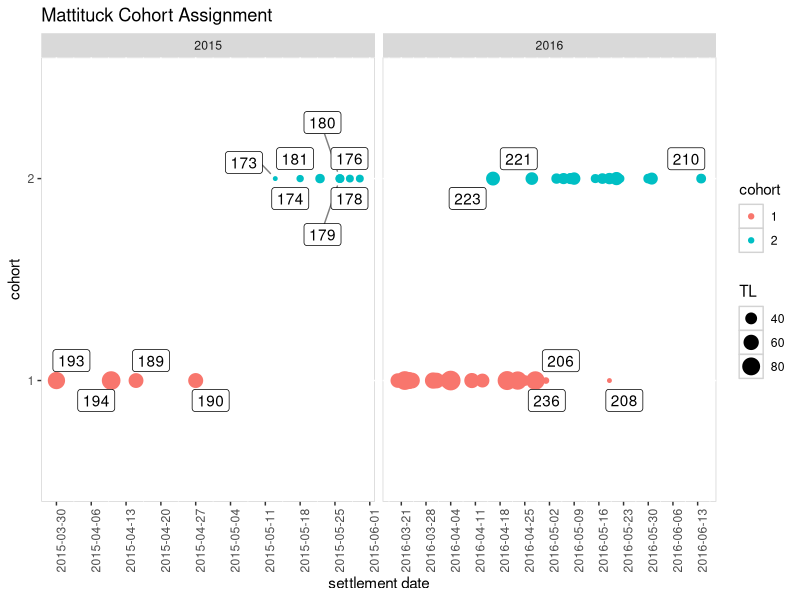
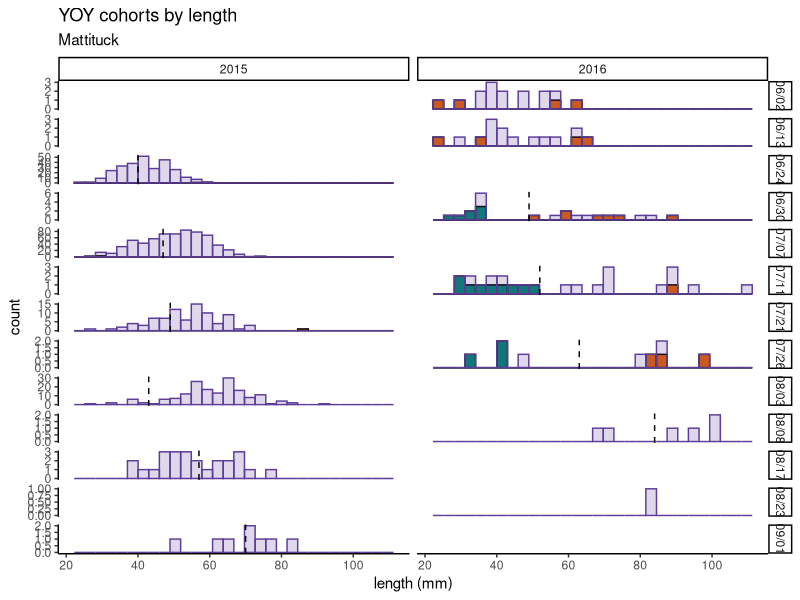
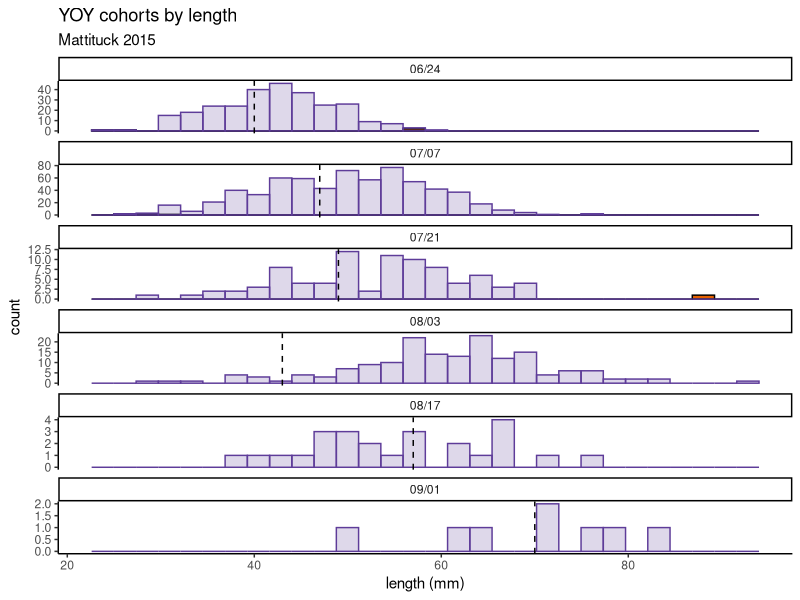
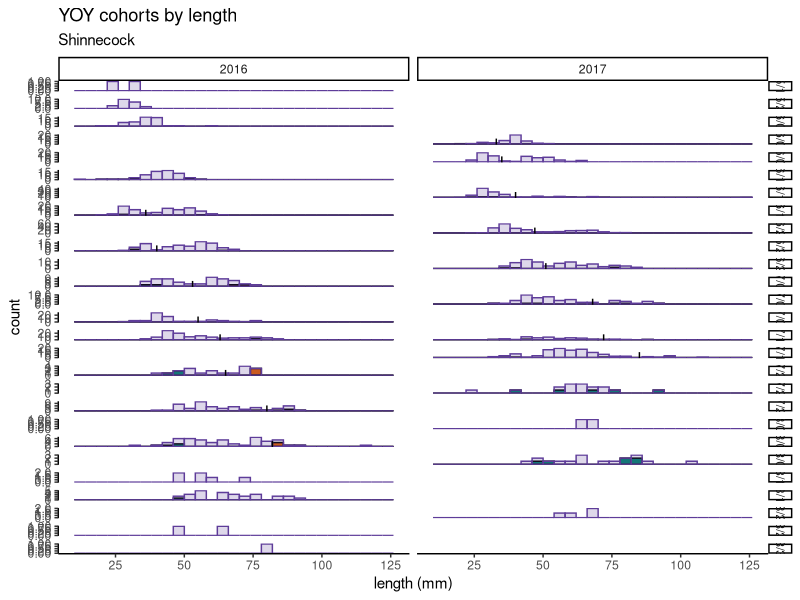
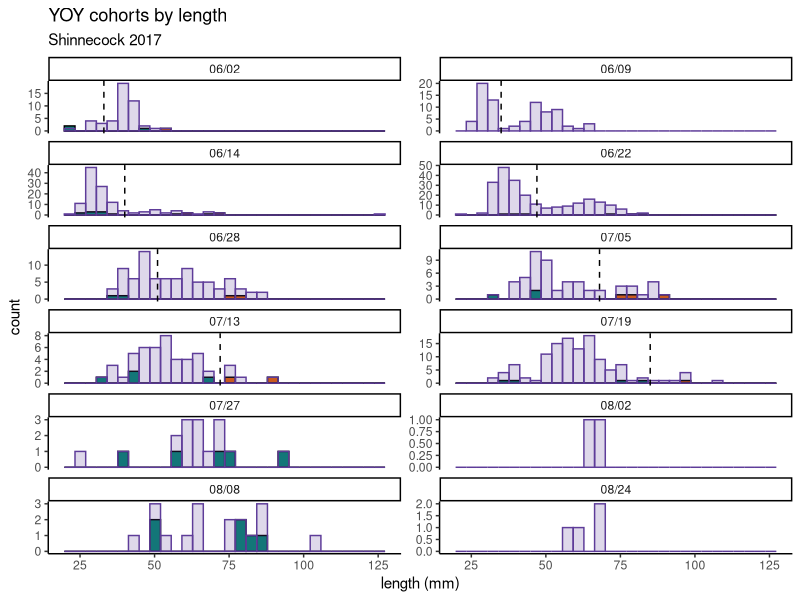

These figures' R source, in order:
### WF Microsats ###
## Mattituck Cohort assignment by hatch date ###
## August 18, 2020 ###

#keeping everything in this folder
setwd("/Users//tdolan/Documents//R-Github//WFmicrosats")

library("dplyr")
library("tidyr")
library('purrr')
library("lubridate")
library("chron")
library("ggplot2")
library('ggrepel')

mtage <-read.csv(file="mtcohortreassignAug182020.csv", header=TRUE)
mtage <-mutate(mtage, bday=as.Date(hatch.date), cohort=as.factor(new.cohort)) %>%slice(1:49)
allmelt <-read.csv(file="allmeltdec2019.csv", header=TRUE)
spawndate <-read.csv(file="mtspawndate.csv", header=TRUE)

mtage %>%
  #ggplot(aes(x=bday, y=n_distinct(samp)))+ #turn off cohort sorting
 ggplot(aes(x=bday, y=cohort,group=cohort))+
 geom_point(aes(color=cohort,size=TL))+
  #geom_point(aes(size=TL))+ #turn off cohort sorting
  #geom_text(aes(label=samp),hjust=0,vjust=0)+ #another way to do text. 
  geom_label_repel(aes(label = samp),
                   box.padding   = 0.35, 
                   point.padding = 0.5,
                   segment.color = 'grey50')+
  scale_x_date(date_breaks="1 week",date_labels = ("%Y-%m-%d"),)+
  xlab("settlement date")+
  ggtitle("Mattituck Cohort Assignment")+
  facet_grid(~Year, scales="free")+
  theme(axis.text.x = element_text(angle = 90, hjust = 1),
        panel.background = element_rect(fill = 'white', colour = 'light gray'),
        panel.grid.major = element_line(colour = "white"))
#ggsave("Mtcohortassign.png", path="/Users/tdolan/Documents/WIP research/microsats/microsat_figs")
#dev.off()

#merge spawn date and fish information. 
spawndate <-dplyr::rename(spawndate, fishID=Tag.ID)
mtage2 <-left_join(mtage,spawndate, by="fishID")
#now we have spawning date and settlement date. 
filter(mtage2, cohort=="2") %>% mean(Spawning.Date)

#histograms where catherine's cohorts are overlaid on the regular cohort data. 
## original script is called "field graphs 9_10_19.R"
mtage <-dplyr::select(mtage,-cohort,-old.pop)%>%mutate(source="cc")

mtmelt <-filter(allmelt, Bay=="Mattituck") %>%dplyr::rename(catch.date=Date, Location=Bay, TL=value) %>%mutate(source="tows")
weeks <-dplyr::select(mtmelt,catch.date,Week)
mtage <-left_join(mtage,weeks)
mtfnew <-full_join(mtage, mtmelt, by=c("catch.date","TL","Location","Year","source","Week")) %>% mutate(Year=as.factor(Year),catch.date=as.Date(catch.date))

split <-c(40,	47,	49,	43,	57,	70)
splits15 <- as.data.frame(split) %>% mutate(Year="2015")
splits15$catch.date <- as.Date(c("2015-06-24",	"2015-07-07",	"2015-07-21",	"2015-08-03",	"2015-08-17",	"2015-09-01"))
split <-c(49,	52,	63,	84)
splits16 <- as.data.frame(split) %>% mutate(Year="2016")
splits16$catch.date <- as.Date(c("2016-06-30",	"2016-07-11",	"2016-07-26",	"2016-08-08"))
splits <-bind_rows(splits15,splits16) %>% mutate(Year=as.factor(Year),catch.date=as.Date(catch.date))

mtfnew <-full_join(mtfnew, splits, by=c("Year","catch.date"))
mtfnew <-unique(mtfnew) %>% mutate(day = format(as.Date(catch.date), format="%m/%d"))

#both years in same plot
ggplot(mtfnew,aes(x=TL)) + 
  geom_histogram(data = subset(mtfnew,source=="cc"& new.cohort=="1"), fill="#e66101",color="black", position="identity",   show.legend=TRUE)+ 
  geom_histogram(data = subset(mtfnew,source=="cc"& new.cohort=="2"), fill="#018571",color="black",position="identity",   show.legend=TRUE)+
  geom_histogram(data = subset(mtfnew,source=="tows"), fill="#5e3c99",color="#5e3c99",position="identity",   alpha = 0.2, show.legend=TRUE)+
  geom_vline(aes(xintercept=split), color="black", linetype="dashed", size=0.5) +
  facet_grid(day~Year,scales="free_y")+
  theme_classic()+
  labs(x = "length (mm)",
       title = "YOY cohorts by length",
       subtitle = "Mattituck") 

#separate plots for each year - Remember to change out year!
mtfnew2 <-filter(mtfnew, Year=="2015")
ggplot(mtfnew2,aes(x=TL)) + 
  geom_histogram(data = subset(mtfnew2,source=="cc"& new.cohort=="1"), fill="#e66101",color="black", position="identity",   show.legend=TRUE)+ 
  geom_histogram(data = subset(mtfnew2,source=="cc"& new.cohort=="2"), fill="#018571",color="black",position="identity",   show.legend=TRUE)+
  geom_histogram(data = subset(mtfnew2,source=="tows"), fill="#5e3c99",color="#5e3c99",position="identity",   alpha = 0.2, show.legend=TRUE)+
  geom_vline(aes(xintercept=split), color="black", linetype="dashed", size=0.5) +
  facet_wrap(~day,scales="free_y",nrow=6)+
  theme_classic()+
  labs(x = "length (mm)",
       title = "YOY cohorts by length",
       subtitle = "Mattituck 2015") 


##Shinnecock!
shimelt <-filter(allmelt, Bay=="Shinnecock") %>%dplyr::rename(catch.date=Date, TL=value) %>%mutate(source="tows")
shico <-read.csv(file="shinextracted.csv", header=TRUE)
shico <-dplyr::select(shico,-Age,-old.pop)%>%mutate(source="cc")

weeks <-dplyr::select(shimelt,catch.date,Week)
shico <-left_join(shico,weeks)
shifnew <-full_join(shico, shimelt, by=c("catch.date","TL","Bay","Year","source","Week")) %>% mutate(Year=as.factor(Year),catch.date=as.Date(catch.date))

split <-c(36,	40,	53,	55,	63,	65,	80,	82)
splits16 <- as.data.frame(split) %>% mutate(Year="2016")
splits16$catch.date <- as.Date(c("2016-06-17",	"2016-06-24",	"2016-07-01",	"2016-07-08",	"2016-07-13",	"2016-07-21",	"2016-07-28",	"2016-08-04"))
split <-c(33,	35,	40,	47,	51,	68,	72,	85)
splits17 <- as.data.frame(split) %>% mutate(Year="2017")
splits17$catch.date <- as.Date(c("2017-06-02",	"2017-06-09",	"2017-06-14",	"2017-06-22",	"2017-06-28",	"2017-07-05",	"2017-07-13",	"2017-07-19"))
splits <-bind_rows(splits16,splits17) %>% mutate(Year=as.factor(Year),catch.date=as.Date(catch.date))

shifnew <-full_join(shifnew, splits, by=c("Year","catch.date"))
shifnew <-unique(shifnew) %>% mutate(day = format(as.Date(catch.date), format="%m/%d")) %>%filter(!is.na(Week))

#both years in same plot
ggplot(shifnew,aes(x=TL)) + 
  geom_histogram(data = subset(shifnew,source=="cc"& new.cohort=="1"), fill="#e66101",color="black", position="identity",   show.legend=TRUE)+ 
  geom_histogram(data = subset(shifnew,source=="cc"& new.cohort=="2"), fill="#018571",color="black",position="identity",   show.legend=TRUE)+
  geom_histogram(data = subset(shifnew,source=="tows"), fill="#5e3c99",color="#5e3c99",position="identity",   alpha = 0.2, show.legend=TRUE)+
  geom_vline(aes(xintercept=split), color="black", linetype="dashed", size=0.5) +
  facet_grid(day~Year,scales="free_y")+
  theme_classic()+
  labs(x = "length (mm)",
       title = "YOY cohorts by length",
       subtitle = "Shinnecock")


#separate plots for each year - Remember to change out year!
shifnew2 <-filter(shifnew, Year=="2017")
ggplot(shifnew2,aes(x=TL)) + 
  geom_histogram(data = subset(shifnew2,source=="cc"& new.cohort=="1"), fill="#e66101",color="black", position="identity",   show.legend=TRUE)+ 
  geom_histogram(data = subset(shifnew2,source=="cc"& new.cohort=="2"), fill="#018571",color="black",position="identity",   show.legend=TRUE)+
  geom_histogram(data = subset(shifnew2,source=="tows"), fill="#5e3c99",color="#5e3c99",position="identity",   alpha = 0.2, show.legend=TRUE)+
  geom_vline(aes(xintercept=split), color="black", linetype="dashed", size=0.5) +
  facet_wrap(~day,scales="free_y",nrow=6)+
  theme_classic()+
  labs(x = "length (mm)",
       title = "YOY cohorts by length",
       subtitle = "Shinnecock 2017") 

## Stuff to consider ###
